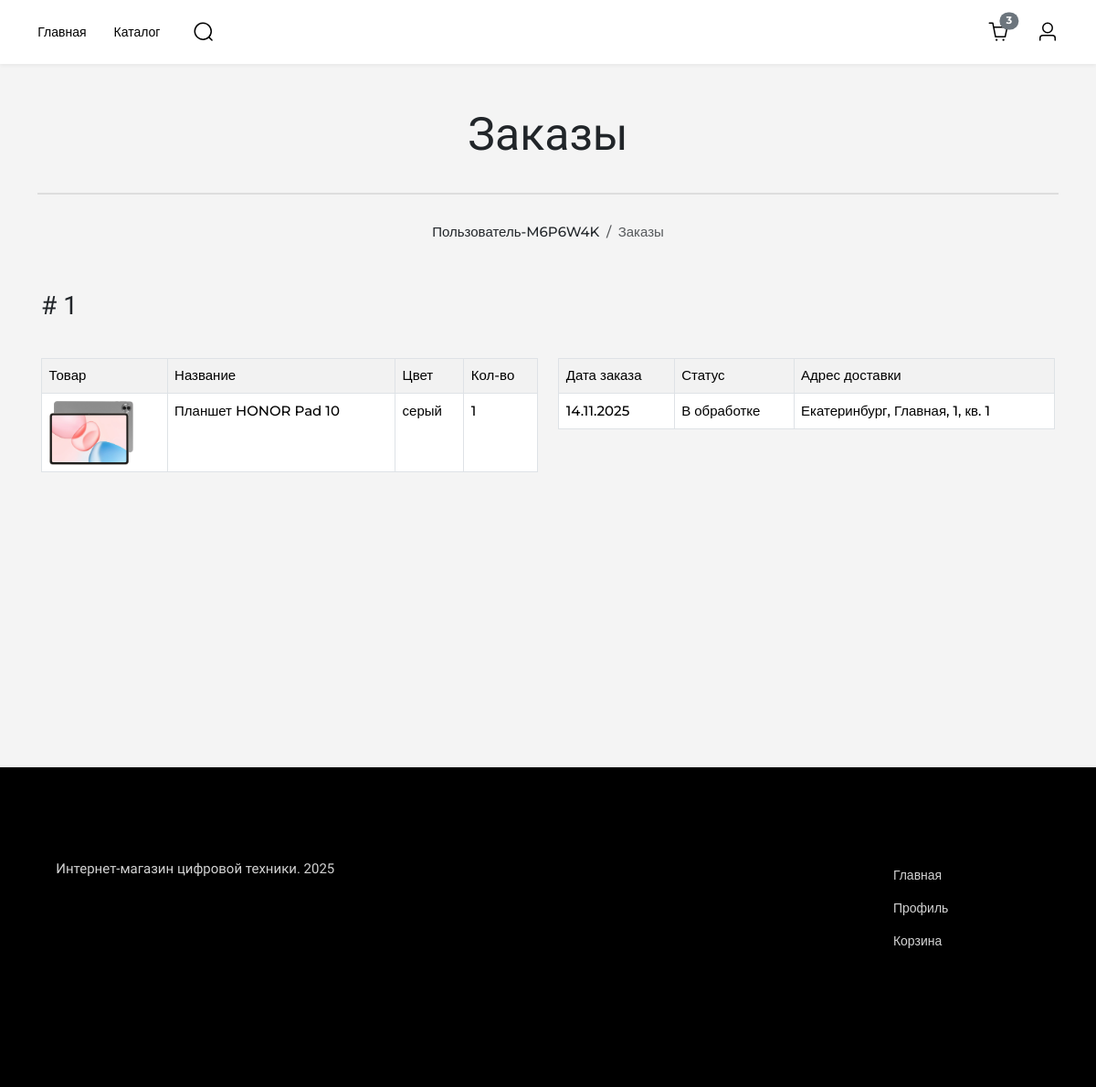
The app's page /orders/my (signed in), older data.
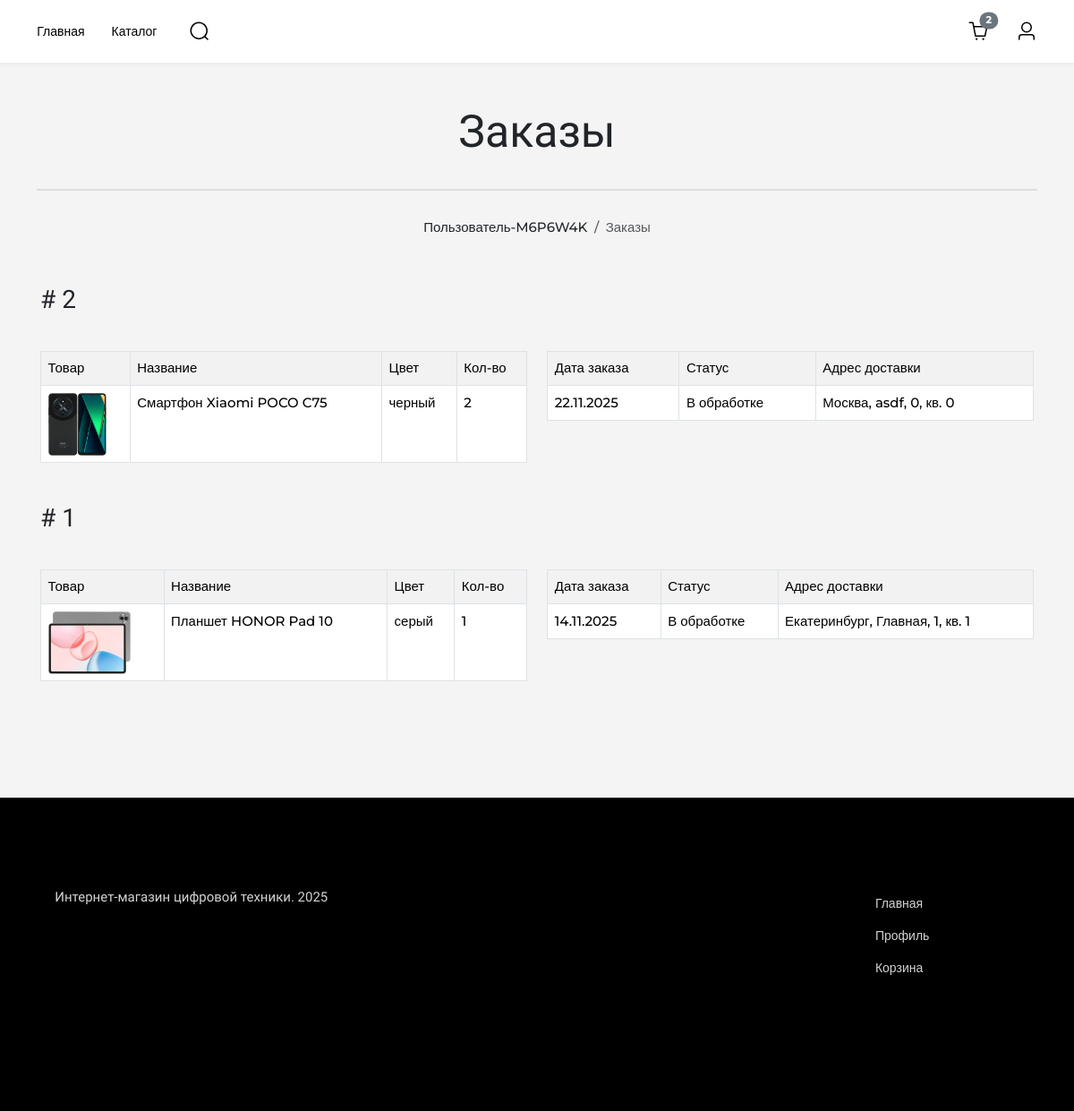
The same page, newer data.
### orders/models.py (models this page shows, shortened)
class Order(models.Model):
    STATUS_CHOICES = [
        ('В обработке', 'В обработке'),
        ('Принят', 'Принят'),
        ('Отменен', 'Отменен'),
        ('Собирается', 'Собирается'),
        ('Готов к доставке', 'Готов к доставке'),
        ('Завершен', 'Завершен'),
        ('Возвращен', 'Возвращен'),
    ]
    user = models.ForeignKey(User, on_delete=models.CASCADE)
    status = models.CharField(
        choices=STATUS_CHOICES,
        default='В обработке',
        max_length=100,
    )
    email = models.EmailField()
    phone = PhoneNumberField(region='RU')
    city = models.CharField(max_length=30)
    street = models.CharField(max_length=30)
    building = models.CharField(max_length=10)
    flat = models.CharField(max_length=10)
    created_at = models.DateTimeField(auto_now_add=True)
    class Meta:
        verbose_name = 'заказ'
        verbose_name_plural = 'заказы'
        ordering = ['-created_at']

class OrderItem(models.Model):
    order = models.ForeignKey(Order, on_delete=models.CASCADE, related_name='items')
    product_variant = models.ForeignKey(ProductVariant, on_delete=models.CASCADE)
    price = models.IntegerField()
    quantity = models.PositiveIntegerField()
    class Meta:
        verbose_name = 'товар заказа'
        verbose_name_plural = 'товары заказа'

### core/models.py (models this page shows, shortened)
class ProductVariant(models.Model):
    product = models.ForeignKey(Product, on_delete=models.CASCADE, related_name='variants')
    color = models.ForeignKey(Color, on_delete=models.CASCADE)
    main_image = models.ImageField(upload_to='products/main/')
    stock = models.PositiveIntegerField(default=0)
    created_at = models.DateTimeField(auto_now_add=True)
    updated_at = models.DateTimeField(auto_now=True)
    objects = ProductManager()
    class Meta:
        verbose_name = 'вариант товара'
        verbose_name_plural = 'варианты товара'
        ordering = ['-created_at']

class Product(models.Model):
    name = models.CharField(max_length=200)
    slug = models.SlugField(unique=True)
    category = models.ForeignKey(Category, on_delete=models.CASCADE, related_name='product')
    brand = models.ForeignKey(Brand, on_delete=models.CASCADE)
    description = models.TextField(blank=True)
    price = models.IntegerField()
    created_at = models.DateTimeField(auto_now_add=True)
    updated_at = models.DateTimeField(auto_now=True)
    class Meta:
        verbose_name = 'товар'
        verbose_name_plural = 'товары'

class Color(models.Model):
    name = models.CharField(max_length=50)
    slug = models.SlugField(unique=True)
    class Meta:
        verbose_name = 'цвет'
        verbose_name_plural = 'цвета'

### orders/views.py (the view)
# urls.py: path('my', my_orders, name='my_orders'),
def my_orders(request):
    orders = Order.objects.all().filter(user=request.user)
    context = {
        'orders': orders,
    }
    return render(request, 'orders/my_orders.html', context)

### cart/context_processors.py (called while the page is built, shortened)
def cart_context(request):
    if hasattr(request, 'cart'):
        return {
            'cart_total_items': request.cart.total_items,
            'cart_subtotal': request.cart.subtotal,
            'cart': request.cart,
        }

### cart/models.py (called while the page is built)
    @property
    def total_items(self):
        return sum(item.quantity for item in self.items.all())

    @property
    def subtotal(self):
        return sum(item.total_price for item in self.items.all())

    @property
    def total_price(self):
        return int(str(self.product_variant.product.price)) * self.quantity

### core/context_processors.py (called while the page is built)
def categories_context(request):
    categories = Category.objects.all().order_by('name')
    return {'categories': categories}

def search_form(request):
    initial = {'q': request.GET.get('q', '')}
    return {
        'search_form': SearchForm(initial=initial),
    }

### templates/orders/my_orders.html (shortened to what this page needs)
{% extends 'layout.html' %}
{% load static %}
{% block main %}
<div class="centered-title">Заказы</div>
<div class="breadcrumb-cont d-flex justify-content-center mb-4">
    <nav aria-label="breadcrumb">
        <ol class="breadcrumb">
            <li class="breadcrumb-item"><a class="nav-link" href="{% url 'profile' %}">{{user.username}}</a></li>
            <li class="breadcrumb-item active" aria-current="page">Заказы</li>
        </ol>
    </nav>
</div>
{% if orders %}
<div class="row">
    {% for order in orders %}
    <div class="col-12" style="padding: 15px;">
        <h4 class="small-hl" style="margin-top: 0"># {{order.id}}</h4>
        <div class="row">
            <div class="col-12 col-lg-6">
                 <table class="table table-bordered table-striped">
                <tr>
                    <th>Товар</th>
                    <th>Название</th>
                    <th>Цвет</th>
                    <th>Кол-во</th>
                </tr>
                {% for item in order.items.all %}
                <tr>
                    <td><img src="{{item.product_variant.main_image.url}}" style="height: 70px; display: block;"></td>
                    <td>{{item.product_variant.product.name}}</td>
                    <td>{{item.product_variant.color.name}}</td>
                    <td>{{item.quantity}}</td>
                </tr>
                {% endfor %}
            </table>
            </div>
            <div class="col-12 col-lg-6">
                 <table class="table table-bordered table-striped">
                <tr>
                    <th>Дата заказа</th>
                    <th>Статус</th>
                    <th>Адрес доставки</th>
                </tr>
                <tr>
                    <td>{{order.created_at|date:"d.m.Y"}}</td>
                     <td>{{order.status}}</td>
                    <td>{{order.city}}, {{order.street}}, {{order.building}}, кв. {{order.flat}}</td>
                </tr>
            </table>
            </div>
        </div>
    </div>
    {% endfor %}
    {% else %}
        <div class="row text-center text-secondary">
            <p>У Вас нет заказов</p>
        </div>
    {% endif %}
</div>
{% endblock %}

Row changes from the older to the newer data that the page shows:
added Order: id "2", created_at "22.11.2025", status "В обработке", city "Москва", street "asdf", building "0", flat "0"
added OrderItem: product_variant.main_image (picture), product_variant.product.name "Смартфон Xiaomi POCO C75", product_variant.color.name "черный", quantity "2"
Text that changed along with them:
{{ cart_total_items }}: "3" → "2"
